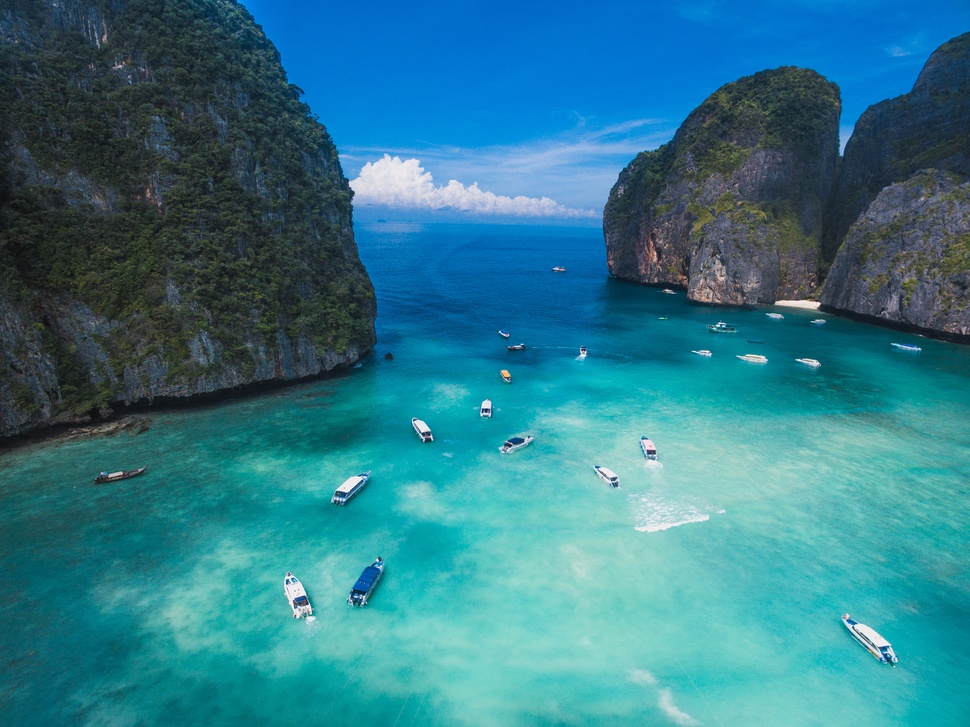
#> input picture week11/image.jpg, 970 x 727 px, shrunk from 3992 x 2992 before the run
$ jupyter execute hw11.ipynb
#> lines starting #> are read from the running program, lines starting #| are printed output that depends on the picture
# HW 11

## Question 1
Given the following LP:

$\begin{aligned} \\
\text{max  } & x_{12} + x_{22} + x_{23} \\
\text{s.t. } & x_{11} + x_{23} \le 12 \\
& x_{11} + x_{12} + x_{13} = 20 \\
& x_{21} + x_{22} + x_{23} = 20 \\
& x_{11} + x_{21} = 10 \\
& x_{12} + x_{22} = 20 \\
& x_{13} + x_{23} = 10 \\
& x_{ij} \ge 0, \forall i \in \{1, 2\} j \in \{1, 2, 3\} \\
\end{aligned}$

Consider the first constraint $x_{11} + x_{23} \le 12$ as the "complicating" constraint (i.e. the $Dx \le b$ constraint) and consider the remaining constraints including nonnegativity constraints as the "easy" constraints, which define a polyhedron $P$. That is, $P$ is defined by the above five equality constraints and the nonnegativity constraints.

#### 1) Argue that the polyhedron P defined above is bounded.
$P$ is bounded since each varaiable $(x_{11}, x_{12}, x_{13}, x_{21}, x_{22}, x_{23})$ is bounded above by the given constraints equality constraints and bounded below by the given non-negativity costraints.

#### 2) Since P is bounded, we can use the extreme point representation for P. Specify $c, D$, and $b$ for this problem.

$c = [0 \  1 \  0 \  0 \  1 \ 1]^T$

$D = [1 \  0 \  0 \  0 \  0 \ 1]$

$b = [12 \  20 \  20 \  10 \  20 \  10]^T$

#### 3) Construct the restricted master problem using these two extreme points given the following two extreme points of the polyhedron P:

$x^1 = (x_{11}, x_{12}, x_{13}, x_{21}, x_{22}, x_{23}) = (10, 10, 0, 0, 10, 10)$

and

$x^2 = (x_{11}, x_{12}, x_{13}, x_{21}, x_{22}, x_{23}) = (0, 10, 10, 10, 10, 0)$

To get the RMP, we'll first calculate the individual parts:

$c^Tx^1 = 30$ $Dx^1 = 20$

$c^Tx^2 = 20$ $Dx^2 = 0$

The RMP becomes:

$\begin{aligned} \\
\text{min  } & 30\lambda_1 + 20\lambda_2 \\
\text{s.t.  } & 20\lambda_1 = 12 \\
& \lambda_1 + \lambda_2 = 1 \\
& \lambda_1, \lambda_2 \ge 0 \\
\end{aligned}$

#### 4) Find the optimal solution of the restricted master problem, which can be solved by hand.
In the prior section, we can see that $\lambda_1 = \frac{3}{5}$ which implies $\lambda_2 = \frac{2}{5}$.

#### 5a) Find the basis matrix for the optimal solution of the restricted master problem and compute the dual variables using:
$B = \begin{bmatrix}20 & 0 \\ 1 & 1\end{bmatrix}$

$c_B = [30 \ 20]^T$

$[\hat{y}^T \hat{r}] = c_B^TB^{-1} = [20 \ 20]\begin{bmatrix}\frac{1}{20} & 0 \\ \frac{-1}{20} & 1\end{bmatrix} = [\frac{1}{2} \  20]$

#### 5b) Form the dual problem of the restricted master problem, and compute the optimal dual variables using Complementary Slackness
The dual is of the form:

$\begin{aligned}
\text{max  } & 12\lambda_1 + \lambda_2 \\
\text{s.t. } & 20\lambda_1 + \lambda_2 \le 30 \\
& \lambda_2 \le 20 \\
& \lambda_1, \lambda_2 \ge 0 \\
\end{aligned}$

From here we can see $\lambda_2 = 20$ which gives a $\lambda_1 = \frac{1}{2}$ which agrees with the above.

#### 6) Using the dual variables computed in the previous part, formulate the subproblem that maximizes the reduced cost of the restricted master problem.

$\hat{Z} = \text{min } (c^T - \hat{y}^TD)x - \hat{r} \\
c^T - \hat{y}^TD = [0 \  1 \  0 \  0 \  1 \ 1] - \frac{1}{2}[1 \  0 \  0 \  0 \  0 \ 1] = [\frac{-1}{2} \  1 \  0  \  0 \  1 \  \frac{1}{2}]$

$\begin{aligned}
\text{min  } & \frac{-1}{2}x_{11} + x_{12} + x_{22} + \frac{1}{2}x_{23} - 20 \\
\text{s.t. } & x_{11} + x_{12} = 20 \\
& x_{22} + x_{23} = 20 \\
& x_{11} = 10 \\
& x_{12} + x_{22} = 20 \\
& x_{23} = 10 \\
& x_{ij} \ge 0
\end{aligned}$

$\hat{Z} = -5 + 10 + 10 + 5 - 20 = 0$

This cost is non-negative therefore we should terminate.

#### 7) The polytope P has an interesting interpretation. Think about $x_{ij}$ as the amount of product shipped from warehouse $i$ to city $j$. Use this to interpret the five equality constraints as flow conservation constraints.

# Question 2
Use SVD to compress the clown image.

*Note that python is being used instead of matlab as stated in the HW assignment. This is becuase all other assignments are in python.*

[cell 1]
import matplotlib.pyplot as plt
import numpy as np
from PIL import Image

#open image and convert to np matrix
img = Image.open('image.jpg').convert('L')
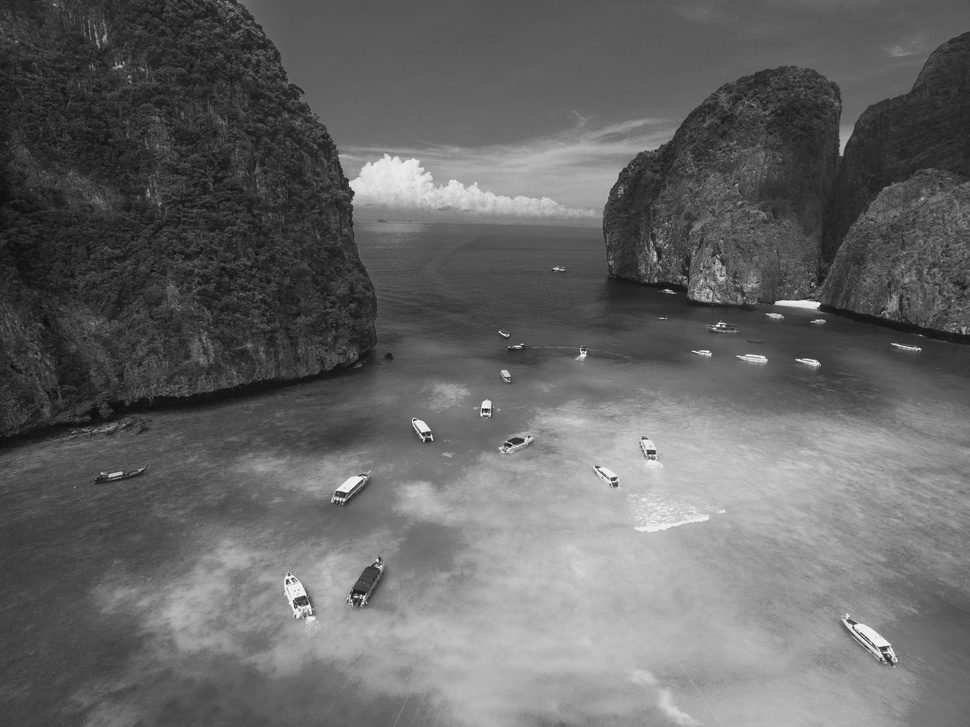
#> img: PIL image 970x727 L; min 12, max 253, mean 102
plt.figure(figsize=(6, 4))
plt.imshow(img);

imgmat = np.array(img.getdata())
imgmat.shape = (img.size[1], img.size[0])
imgmat = np.matrix(imgmat)

[cell 2]
U, sigma, V = np.linalg.svd(imgmat)
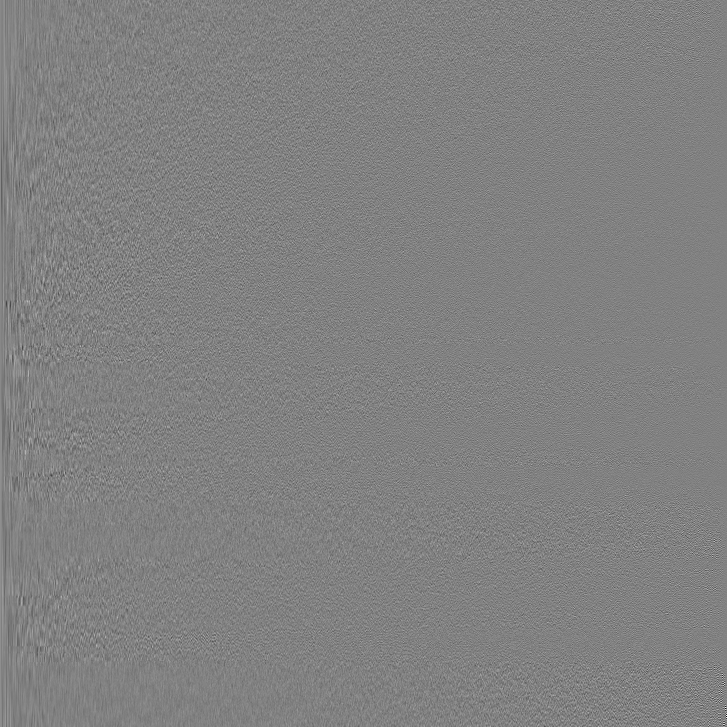
#> U: shape (727, 727) float64; min -0.465, max 0.452, mean 4.89e-05; drawn with min black and max white
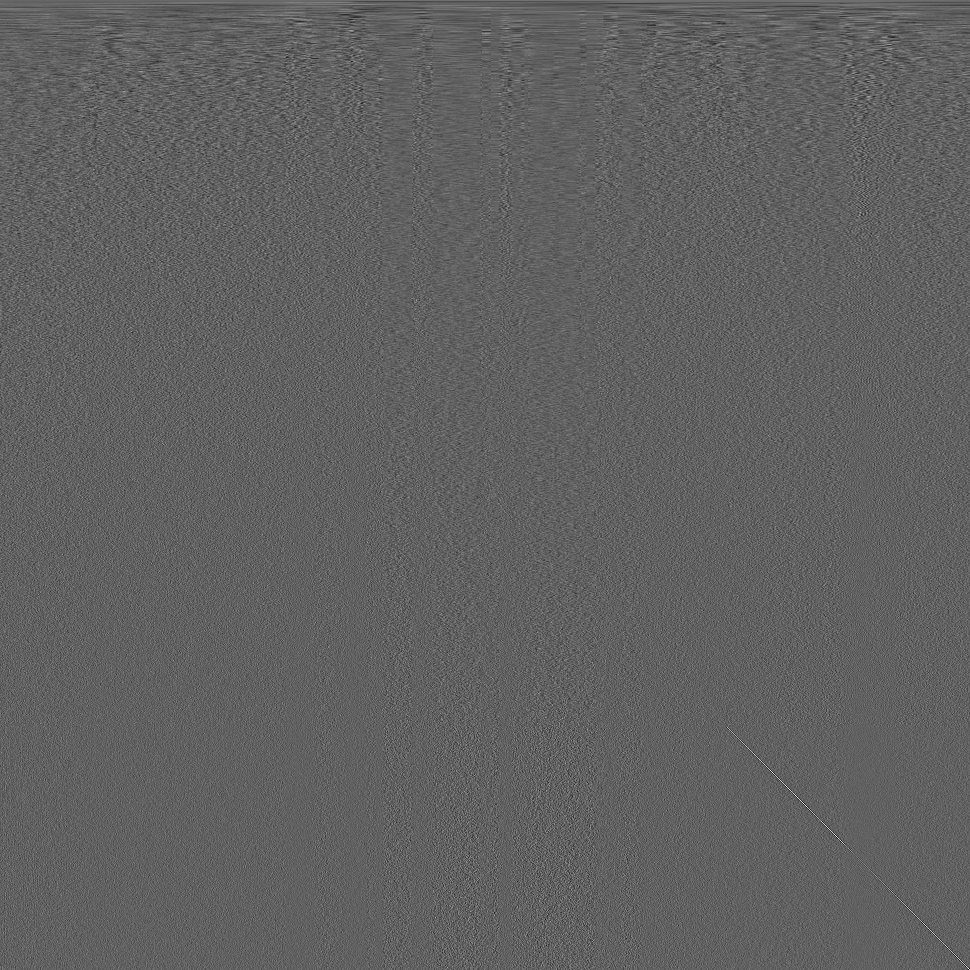
#> V: shape (970, 970) float64; min -0.245, max 0.397, mean 4.32e-05; drawn with min black and max white
#> sigma = 727 values, max 92350 at index 0, min 5.39 at index 726, mean 422.2

[cell 3]
cmp = (img.size[0] + img.size[1]) / (img.size[0]*img.size[1])
#> cmp = 0.00241

for k in [5, 10, 15, 20, 25, 100]:
    newimg = U[:, :k] * np.diag(sigma[:k]) * V[:k, :]
    plt.figure(figsize=(6, 4))
    plt.imshow(newimg, cmap='gray')
    title = "k = {}, compression = {}%".format(k, round(100.*cmp*k,2))
    plt.title(title)
    plt.show()
#> this loop made 6 passes
#> pass 1, `newimg = U[:, :k] * np.diag(sigma[:k]) * V[:k, :]`:
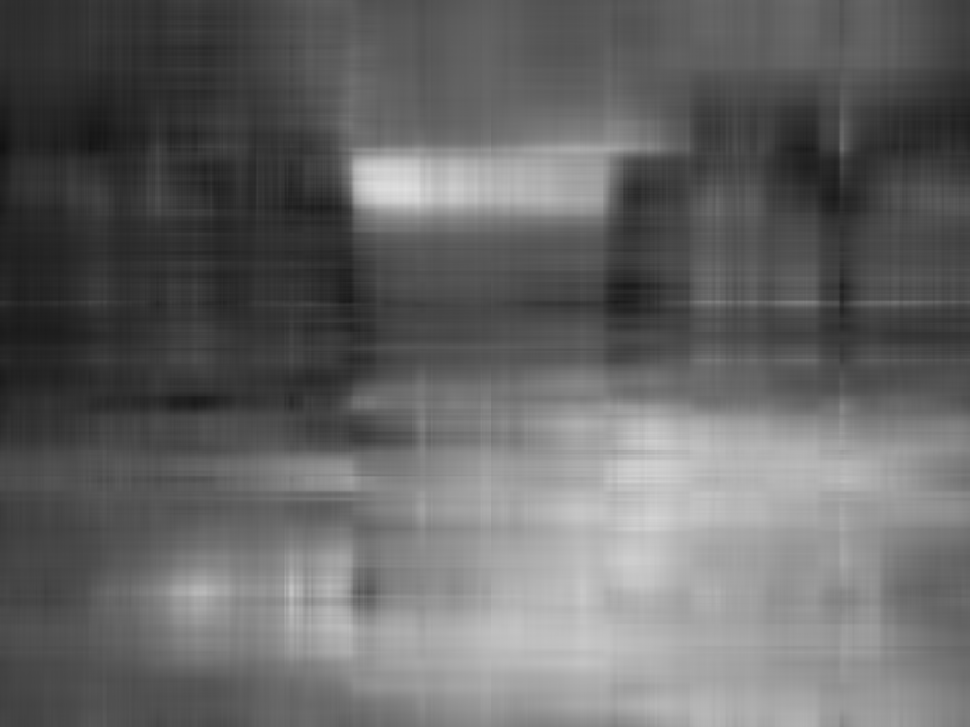
#> newimg: shape (727, 970) float64; min 17.53, max 224.6, mean 101.9
#> pass 3, `newimg = U[:, :k] * np.diag(sigma[:k]) * V[:k, :]`:
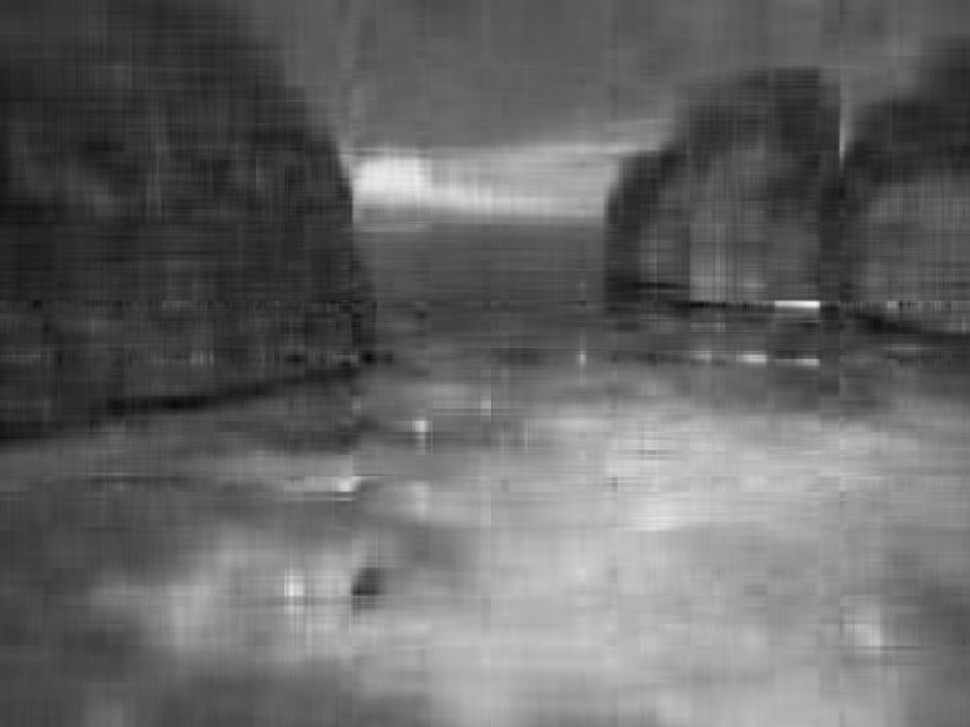
#> newimg: shape (727, 970) float64; min 7.83, max 249.1, mean 102
